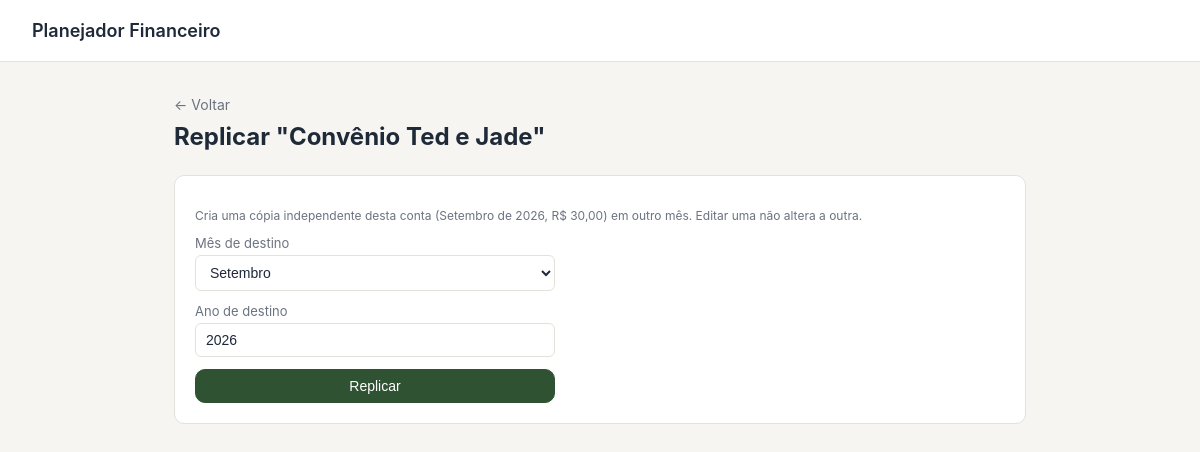
The page /item/5/replicar on the database its author committed.
### tables this page shows
CREATE TABLE items (
            id INTEGER PRIMARY KEY AUTOINCREMENT,
            year INTEGER NOT NULL,
            month INTEGER NOT NULL,
            name TEXT NOT NULL,
            amount REAL NOT NULL,
            type TEXT NOT NULL
                CHECK(type IN ('fixa', 'variavel', 'receber')),
            group_id TEXT,
            installment_index INTEGER,
            installment_total INTEGER,
            created_at TEXT NOT NULL
        , link TEXT, card_id INTEGER, invoice_id INTEGER, is_invoice INTEGER NOT NULL DEFAULT 0, estimated INTEGER NOT NULL DEFAULT 0, paid INTEGER NOT NULL DEFAULT 0);

### app.py (the view, shortened to what this page needs)
@app.route(
    "/item/<int:item_id>/replicar",
    methods=["GET", "POST"],
)
def replicate_item(item_id):
    db = get_db()
    item = db.execute(
        """
        SELECT *
        FROM items
        WHERE id = ?
        """,
        (item_id,),
    ).fetchone()
    if item is None:
        abort(404)
    return render_template(
        "replicate_item.html",
        item=item,
        origin_month_name=month_name(
            item["month"]
        ),
        month_options=[
            (m, month_name(m))
            for m in range(1, 13)
        ],
    )

### app.py (called while the page is built)
def get_db():
    if "db" not in g:
        g.db = sqlite3.connect(DB_PATH)
        g.db.row_factory = sqlite3.Row
        g.db.execute("PRAGMA foreign_keys = ON")
    return g.db

def brl(value):
    try:
        value = float(value or 0)
    except (TypeError, ValueError):
        value = 0.0
    s = f"{value:,.2f}"
    s = (
        s
        .replace(",", "X")
        .replace(".", ",")
        .replace("X", ".")
    )
    return f"R$ {s}"

def month_name(month):
    return MONTH_NAMES[month - 1]

### templates/replicate_item.html (shortened to what this page needs)
{% extends "base.html" %}
{% block content %}
  <div class="month-header">
    <a class="back-link" href="{{ url_for('month_view', year=item.year, month=item.month) }}">&#8592; Voltar</a>
    <h1>Replicar "{{ item.name }}"</h1>
  </div>
  <div class="add-form-card">
    <p class="hint">
      Cria uma cópia independente desta conta ({{ origin_month_name }} de {{ item.year }},
      {{ item.amount | brl }}) em outro mês. Editar uma não altera a outra.
    </p>
    <form method="post" class="add-form">
      <div class="form-row">
        <label for="target_month">Mês de destino</label>
        <select id="target_month" name="target_month">
          {% for m, name in month_options %}
            <option value="{{ m }}" {{ 'selected' if m == item.month else '' }}>{{ name }}</option>
          {% endfor %}
        </select>
      </div>
      <div class="form-row">
        <label for="target_year">Ano de destino</label>
        <input type="number" id="target_year" name="target_year" value="{{ item.year }}">
      </div>
      <button type="submit" class="btn btn-primary">Replicar</button>
    </form>
  </div>
{% endblock %}

### static/style.css (style rules this page uses)
:root { --bg: #F6F5F1; --surface: #FFFFFF; --ink: #1F2A38; --ink-muted: #6B7280; --border: #E3E1D9; --accent: #2F5233; --accent-bg: #E7EEE4; --negative: #A3372E; --negative-bg: #F7E9E7; --positive: #2F6B4F; --positive-bg: #E5F0E8; --radius: 10px; }
* { box-sizing: border-box; }
body { margin: 0; background: var(--bg); color: var(--ink); font-family: -apple-system, "Segoe UI", Roboto, Helvetica, Arial, sans-serif; }
.btn { display: inline-block; padding: 8px 14px; border: 1px solid var(--border); border-radius: var(--radius); background: var(--surface); color: var(--ink); text-decoration: none; cursor: pointer; font-size: 14px; }
.btn-primary { background: var(--accent); border-color: var(--accent); color: #fff; }
.month-header { margin-bottom: 24px; }
.month-header h1 { margin: 8px 0 0; font-size: 24px; }
.back-link { color: var(--ink-muted); text-decoration: none; font-size: 14px; }
.add-form-card { background: var(--surface); border: 1px solid var(--border); border-radius: var(--radius); padding: 20px; }
.add-form { display: flex; flex-direction: column; gap: 12px; max-width: 360px; }
.form-row { display: flex; flex-direction: column; gap: 4px; }
.form-row label { font-size: 13px; color: var(--ink-muted); }
.form-row input[type="text"], .form-row input[type="number"], .form-row select { padding: 8px 10px; border: 1px solid var(--border); border-radius: 6px; font-size: 14px; background: var(--surface); color: var(--ink); }
.hint { font-size: 12px; color: var(--ink-muted); }

### rows shown on the page
items: name "Convênio Ted e Jade", year "2026", amount|brl "R$ 30,00", target_year "2026"

### other values the page prints
{{ origin_month_name }} "Setembro"
form field target_month "Setembro"
